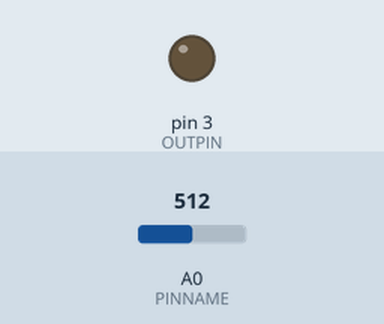
Recording of a sketch running on a simulated Arduino Uno, built with avr-gcc and run on an emulated ATmega328P. On the bench: output pins drawn as LEDs (lit = HIGH). Inputs (shaded band) come from the test bench; at power-on: A0 (PINNAME) = 512.

Above: at 1.2 s.
1.3 s: A0 (PINNAME) set to 716
At 2.4 s:
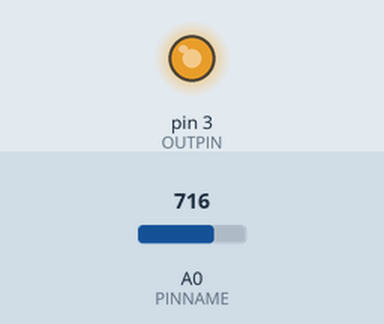
2.8 s: A0 (PINNAME) set to 759
At 3.5 s:
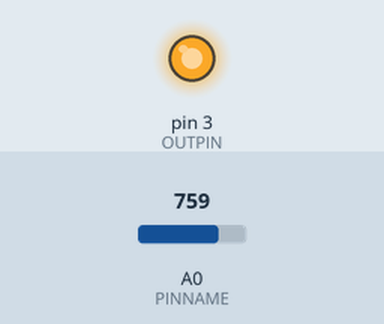
4.3 s: A0 (PINNAME) set to 768
At 4.6 s:
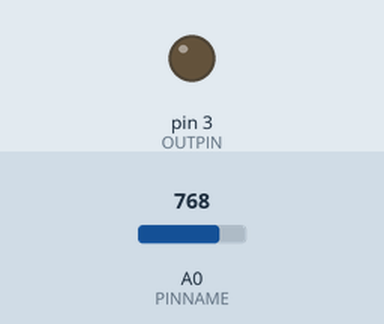
5.8 s: A0 (PINNAME) set to 900
At 7.0 s:
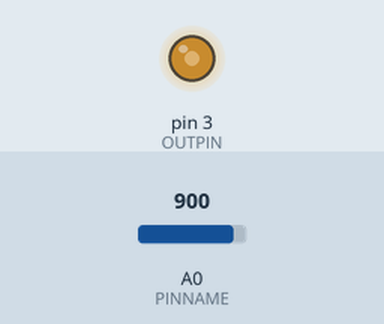
7.3 s: A0 (PINNAME) set to 306
At 8.1 s:
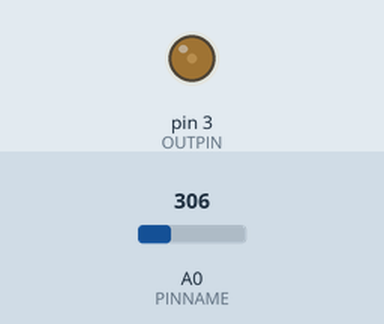
8.8 s: A0 (PINNAME) set to 0
At 9.3 s:
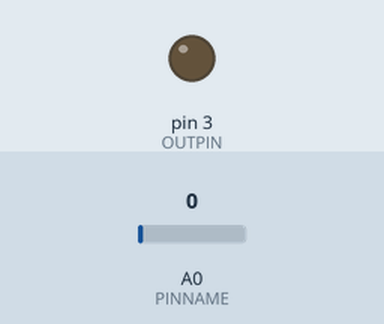
Timing chart, 0 to 11.3 s (numbered marks = the images above; inputs shaded):
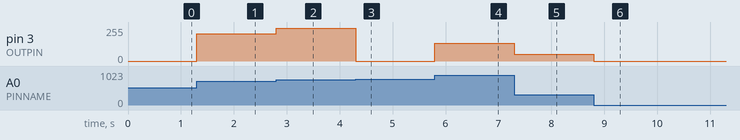

The sketch:

AnalogOutput.ino
```cpp
int PINNAME = A0;
int OUTPIN = 3;

void setup() {
  pinMode(OUTPIN, OUTPUT);
}

void loop() {
  analogWrite(OUTPIN, analogRead(PINNAME));
}
```

Measured:
- the behaviour switches between 767 and 768 on A0 (PINNAME) (found by bisection; images 2 and 3)
- after the input at 1.3 s, pin 3 (OUTPIN): 0/255 → 204/255 at once
- after the input at 2.8 s, pin 3 (OUTPIN): 204/255 → 247/255 at once
- after the input at 4.3 s, pin 3 (OUTPIN): 247/255 → 0/255 at once
- after the input at 5.8 s, pin 3 (OUTPIN): 0/255 → 132/255 at once
- after the input at 7.3 s, pin 3 (OUTPIN): 132/255 → 50/255 at once
- after the input at 8.8 s, pin 3 (OUTPIN): 50/255 → 0/255 at once
